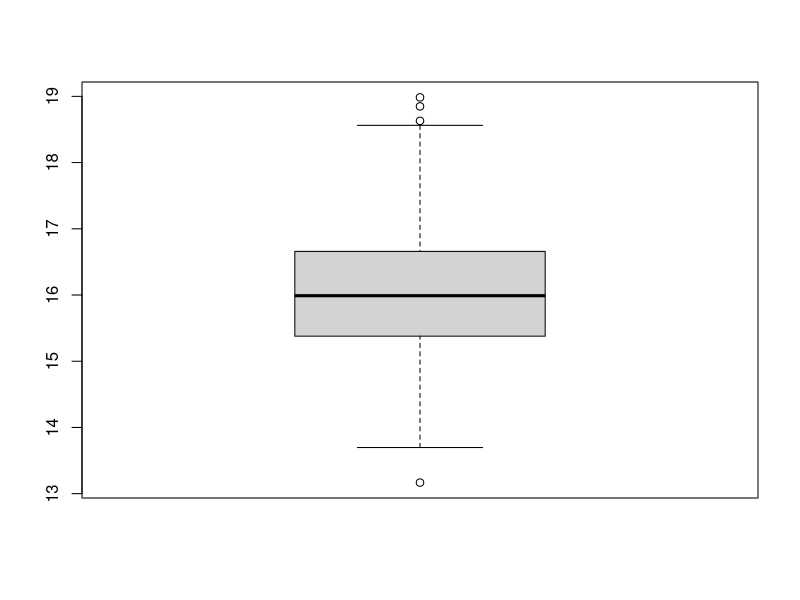
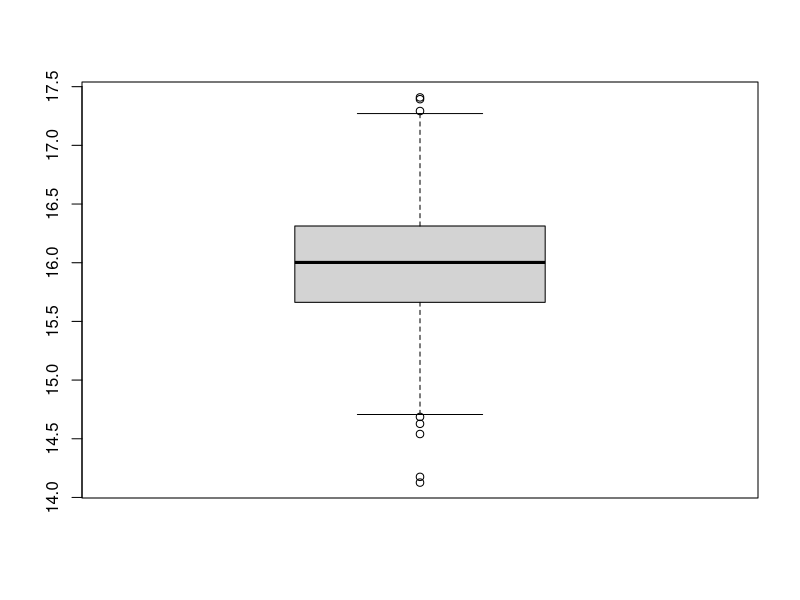
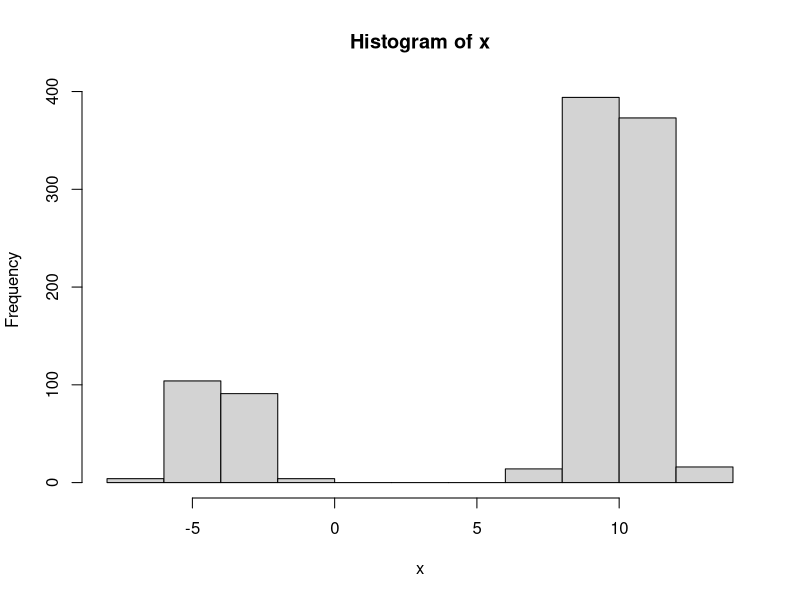
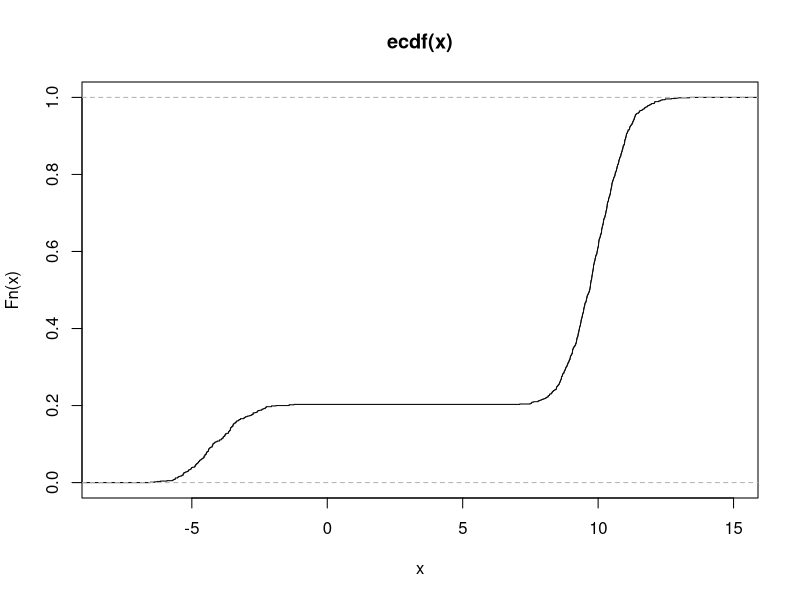
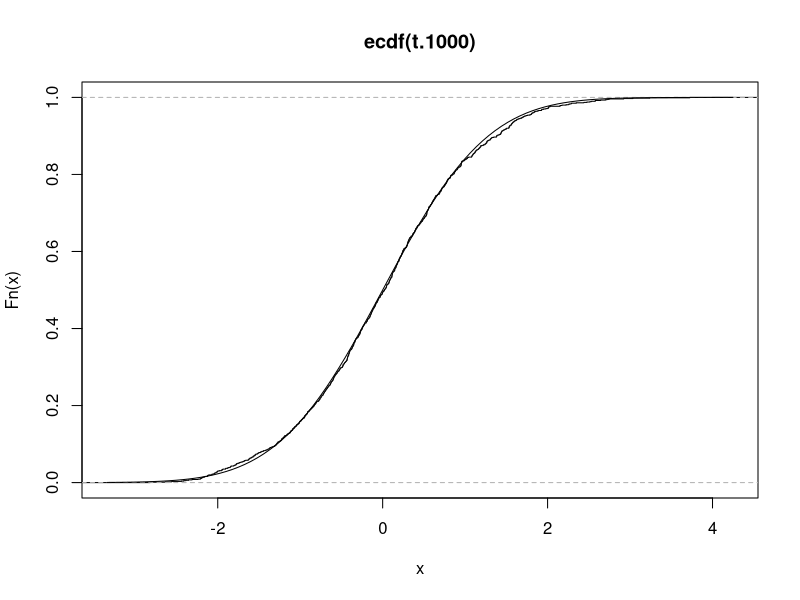
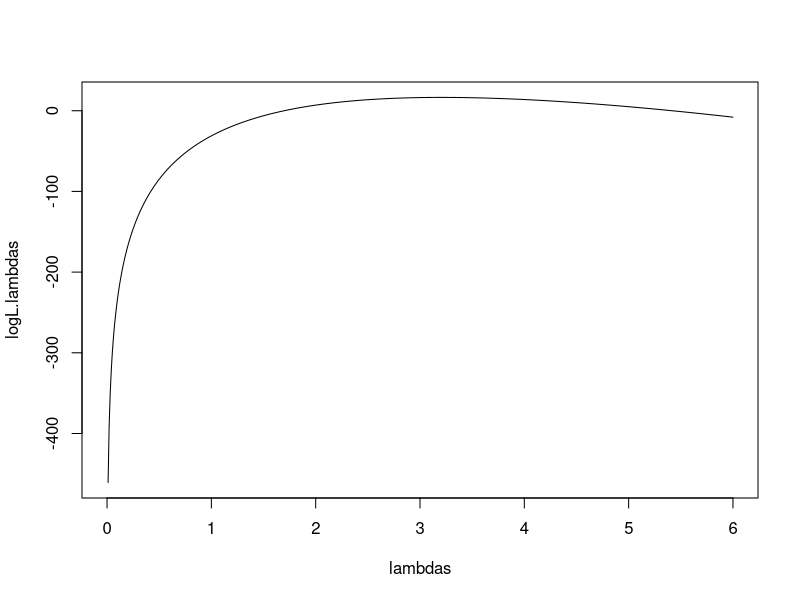
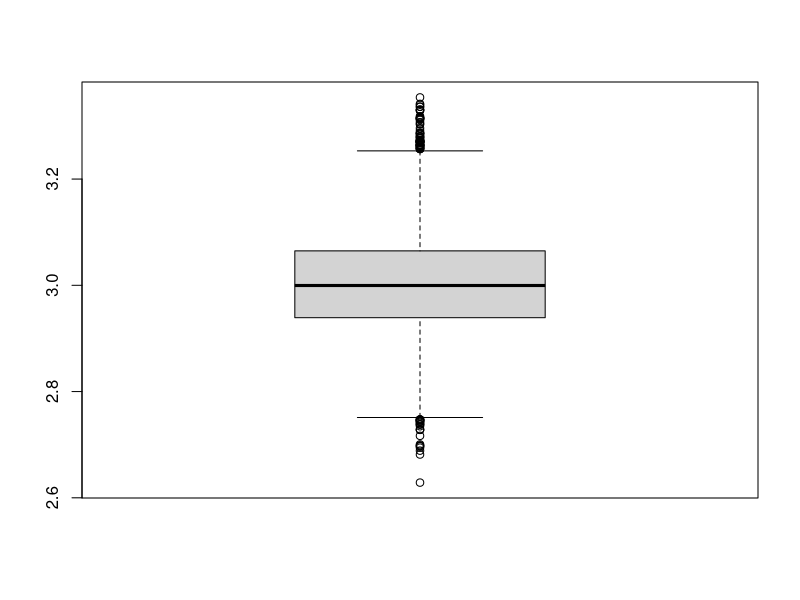

Reproduce these figures in R, in order.
# générer un échantillon de taille n :
  
runifa <- function(n) {
    if(!exists("param")) 
      param <<- sample(10:20, 1)
    runif(n, min = 0, max = param)
}

# Q1 Calcul de l'estimateur de a sachant que E(X) = a/2
estim <- function(echantillon){
  a <- 2*mean(echantillon)
  return (a)
}

estim(runifa(100))

# Q2
n <- 100
a <- replicate(1000, estim(runifa(n)))
boxplot(a)
param

# Q3

estim_k <- function(echantillon , ordre){
  ek <- echantillon ^ ordre
  a <- ((ordre + 1) * mean(ek)) ^ (1 / ordre) 
  return (a)
}

n <- 100
a <- replicate(1000, estim_k(runifa(n), 5))
boxplot(a)
param

# Théorème central limite
runknown <- function(n) {
  bn <- rbinom(n, 1, 0.2)
  bn * rnorm(n, mean=-4, sd=1) + (1 - bn) * rnorm(n, mean=10, sd=1)
}


n <- 1000
x <- runknown(n)
mean(x)
sd(x)
sd(x)^2

hist(x)

plot(ecdf(x))


mu <- 7.2
sigma = sqrt(32.36)

T <- (mean(x) - mu) / (sigma / sqrt(n))
T


random.T <- function(n) {
  # Générer le vecteur x de taille n
  x <- runknown(n)
  # Calculer une réalisation de la loi T
  T <- (mean(x) - mu) / (sigma / sqrt(n))
  return(T)
}

t.1000 <- replicate(1000, random.T(n))
t.1000
mean(t.1000)
var(t.1000)
sd(t.1000)


plot(ecdf(t.1000))
curve(pnorm, add=TRUE)


f <- function(lambda, x){
  res <- lambda * exp(-lambda * x)
  res [x < 0] <- 0
  return (res)
}

f2 <- function(lambda, x) {
  dexp(x, rate = lambda)
}


L <- function(lambda, x){
  # Produit de toutes les valeurs prises par al fonction f
  # Par définition de la fonction de vraisemblance
  prod(f(lambda, x))
}

logL <- function(lambda, x) {
  sum(log(f2(lambda, x)))
}


# Q17 -> Il faut prendre la plus grande valeur entre ce que renvoie logL(2.8) et logL(3.1)
# Car pour la vraisemblance, on cherche a trouver le maximum de cette fonction
x <- rexp(100, rate = 3)
x
logL(2.8,x)
logL(3.1,x)

lambdas <- seq(0, 6, 0.01)
logL.lambdas <- sapply(lambdas, function(lambda) logL(lambda, x))
plot(lambdas, logL.lambdas, type = "l")
# calcule la log–vraisemblance des lambdas et affiche le graphe correspondant. Le maximum de cette
# fonction de vraisemblance est atteint vers λ = 3.

# calcul du vrai maximum
x <- rexp(n, rate = 3)
opt <- optimize(logL, lower = 0, upper = 6, maximum = TRUE, x = x)
opt$maximum

sim.EMV <- function(){
  x <- rexp(n, rate = 3)
  opt <- optimize(logL, lower = 0, upper = 6, maximum = TRUE, x = x)
  opt$maximum
}

sim.EMV()

sim.EMV.10000 <- replicate(10000, sim.EMV())
sim.EMV.10000

# Espérance de lambda chapeau
mean(sim.EMV.10000)
boxplot(sim.EMV.10000)
# Var(lambda chapeau)
var(sim.EMV.10000)

# Estimation du biais
# => Biais = E(lambda) - valeur théorique de lambda
mean(sim.EMV.10000) - 3

((10000 * 3)/ (10000 - 1)) -3



library(pracma)

sim.Fisher <- function() {
  x <- rexp(n, rate = 3)
  # Log-vraisemblance par rapport à x généré précédement
  logLx <-function(lambda) {logL(lambda, x)} # On obtient une fonction qui peut être dérivée 
  
  # Information de Fisher
  (grad(logLx, 3))^2
}

n<-1000

(info.Fisher <- mean(replicate(n, sim.Fisher())))
info.Fisher


n / (3^2)

# Par le thm 5.3 de la page 68, pour n assez grand, 
# lambda chapeau ~ N(lambda, 1/In(lambda)) 

1 / info.Fisher

var(sim.EMV.10000)


grad2 <- function(fct, val){
  deriv1 <- function(val){
    grad(fct, val)
  }
  grad(deriv1,val)
}

sim.Fisher <- function() {
  x <- rexp(n, 3)
  logLx <- function(lambda) logL(lambda, x)
  grad2(logLx, 3)
}
(-mean(replicate(1000, sim.Fisher())))

